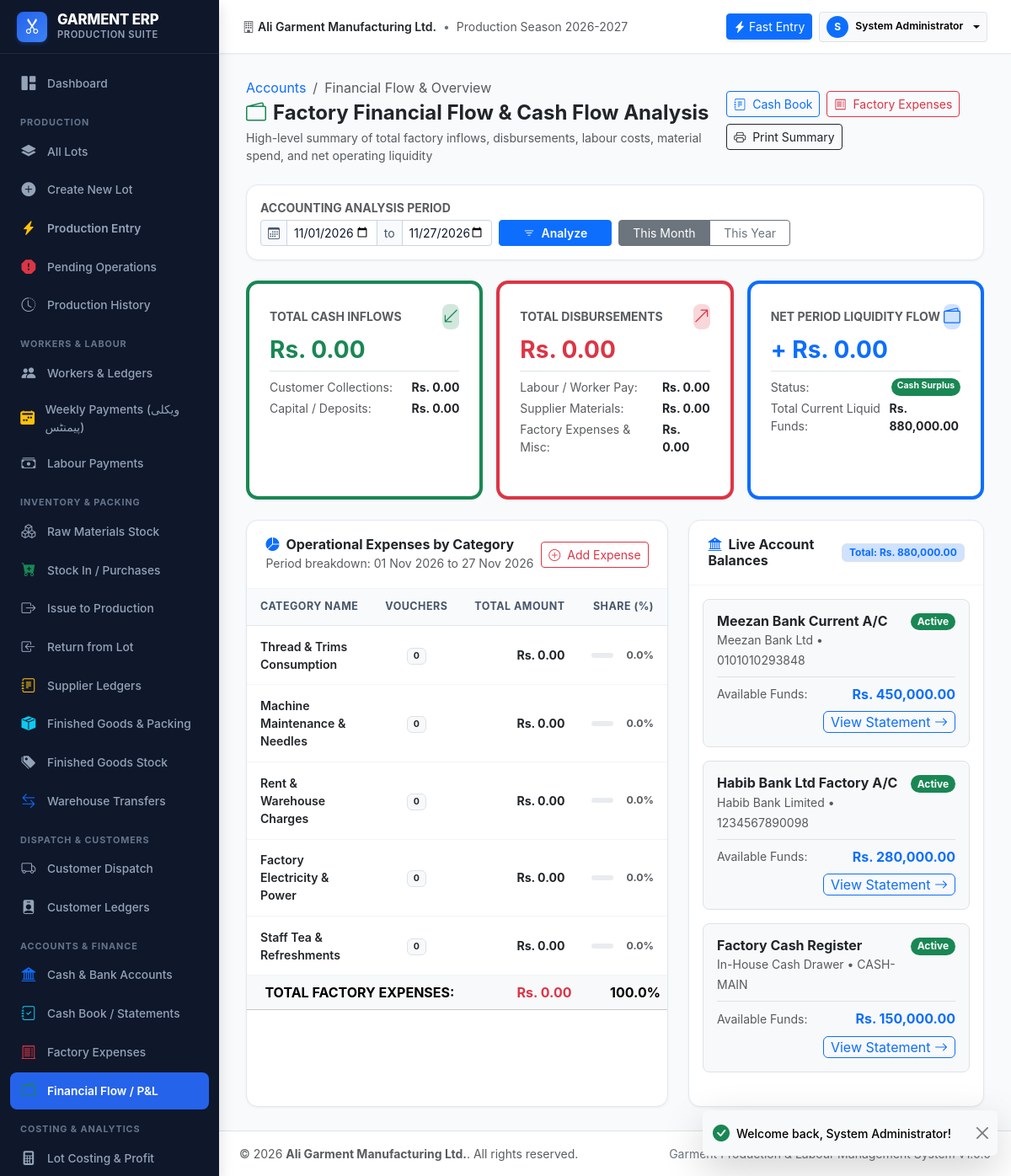
/modules/accounts/overview.php (signed in), run on the app's committed database.
### tables this page shows
CREATE TABLE `users` (
    `id` INT AUTO_INCREMENT PRIMARY KEY,
    `username` VARCHAR(50) NOT NULL UNIQUE,
    `password_hash` VARCHAR(255) NOT NULL,
    `full_name` VARCHAR(100) NOT NULL,
    `role_id` INT NOT NULL,
    `phone` VARCHAR(30) NULL,
    `email` VARCHAR(100) NULL,
    `is_active` TINYINT(1) NOT NULL DEFAULT 1,
    `created_at` DATETIME NOT NULL DEFAULT CURRENT_TIMESTAMP,
    `updated_at` DATETIME NOT NULL DEFAULT CURRENT_TIMESTAMP ON UPDATE CURRENT_TIMESTAMP,
    FOREIGN KEY (`role_id`) REFERENCES `roles`(`id`)
);

CREATE TABLE `cash_bank_accounts` (
    `id` INT AUTO_INCREMENT PRIMARY KEY,
    `account_name` VARCHAR(100) NOT NULL,
    `account_number` VARCHAR(50) NULL,
    `bank_name` VARCHAR(100) NULL,
    `current_balance` DECIMAL(14,2) NOT NULL DEFAULT 0.00,
    `is_active` TINYINT(1) NOT NULL DEFAULT 1
);

### modules/accounts/overview.php (the view, shortened to what the rows shown need)
<?php
require_once __DIR__ . '/../../config/config.php';
require_once __DIR__ . '/../../config/auth.php';
require_login();
$db = get_db();
$accounts = $db->query("SELECT * FROM cash_bank_accounts ORDER BY is_active DESC, current_balance DESC")->fetchAll();
require_once __DIR__ . '/../../includes/header.php';
?>
<div class="app-main">
    <?php require_once __DIR__ . '/../../includes/topbar.php'; ?>
    <div class="app-content">
        <div class="row g-4">
            <div class="col-12 col-lg-7">
                <div class="card-modern h-100">
                    <div class="card-modern-body p-0">
                        <div class="table-responsive">
                            <table class="table table-modern align-middle mb-0">
                                <thead>
                                    <tr>
                                        <th>Category Name</th>
                                        <th class="text-center">Vouchers</th>
                                        <th class="text-end">Total Amount</th>
                                        <th class="text-end" style="width: 140px;">Share (%)</th>
                                    </tr>
                                </thead>
                            </table>
                        </div>
                    </div>
                </div>
            </div>
            <div class="col-12 col-lg-5">
                <div class="card-modern h-100">
                    <div class="card-modern-body p-3">
                        <div class="d-flex flex-column gap-3">
                            <?php foreach ($accounts as $acc):
                            ?>
                                <div class="p-3 border rounded-3 bg-light">
                                    <div class="d-flex justify-content-between align-items-start mb-1">
                                        <div>
                                            <h6 class="fw-bold text-dark mb-0"><?= clean($acc['account_name']) ?></h6>
                                            <span class="small text-muted"><?= clean($acc['bank_name']) ?> • <?= clean($acc['account_number'] ?: '—') ?></span>
                                        </div>
                                        <span class="badge <?= $acc['is_active'] ? 'bg-success' : 'bg-secondary' ?> rounded-pill">
                                            <?= $acc['is_active'] ? 'Active' : 'Inactive' ?>
                                        </span>
                                    </div>
                                    <div class="d-flex justify-content-between align-items-center mt-2 pt-2 border-top">
                                        <span class="small text-muted">Available Funds:</span>
                                        <span class="fw-bold fs-6 <?= (float)$acc['current_balance'] >= 0 ? 'text-primary' : 'text-danger' ?>">
                                            <?= format_currency($acc['current_balance']) ?>
                                        </span>
                                    </div>
                                    <div class="text-end mt-2">
                                        <a href="<?= BASE_URL ?>modules/accounts/statement.php?account_id=<?= $acc['id'] ?>" class="btn btn-xs btn-outline-primary py-0 px-2 small">
                                            View Statement <i class="bi bi-arrow-right"></i>
                                        </a>
                                    </div>
                                </div>
                            <?php endforeach; ?>
                        </div>
                    </div>
                </div>
            </div>
        </div>
    </div>
<?php require_once __DIR__ . '/../../includes/footer.php'; ?>

### includes/topbar.php (shortened to what the rows shown need)
<?php
$currentUser = current_user();
?>
<header class="app-topbar">
    <div class="d-flex align-items-center gap-2">
        <div class="dropdown">
            <button class="btn btn-sm btn-light border dropdown-toggle d-flex align-items-center gap-2" type="button" data-bs-toggle="dropdown" aria-expanded="false">
                <div class="bg-primary text-white rounded-circle d-flex align-items-center justify-content-center" style="width: 26px; height: 26px; font-size: 0.75rem; font-weight: 700;">
                    <?= strtoupper(substr($currentUser['full_name'] ?? 'U', 0, 1)) ?>
                </div>
                <span class="d-none d-md-inline fw-semibold small"><?= clean($currentUser['full_name'] ?? 'User') ?></span>
            </button>
        </div>
    </div>
</header>

### data on the page
users: full_name "S", full_name "System Administrator"
cash_bank_accounts: account_name "Meezan Bank Current A/C", bank_name "Meezan Bank Ltd", account_number "0101010293848", is_active "Active", current_balance "Rs. 450,000.00"
cash_bank_accounts: account_name "Habib Bank Ltd Factory A/C", bank_name "Habib Bank Limited", account_number "1234567890098", is_active "Active", current_balance "Rs. 280,000.00"
cash_bank_accounts: account_name "Factory Cash Register", bank_name "In-House Cash Drawer", account_number "CASH-MAIN", is_active "Active", current_balance "Rs. 150,000.00"

### other printed values
get_setting('company_name', 'Garment ERP') "Ali Garment Manufacturing Ltd."
format_currency($totalInflows) "Rs. 0.00"
format_currency($customerInflows) "Rs. 0.00"
format_currency($depositInflows) "Rs. 0.00"
format_currency($totalOutflows) "Rs. 0.00"
format_currency($labourOutflows) "Rs. 0.00"
format_currency($supplierOutflows) "Rs. 0.00"
format_currency($factoryExpenseOutflows + $withdrawalOutflows) "Rs. 0.00"
format_currency($netOperatingCash) "Rs. 0.00"
format_currency($totalLiquidFunds) "Rs. 880,000.00"
format_date($startDate) "01 Nov 2026"
format_date($endDate) "27 Nov 2026"
$ce['name'] "Thread & Trims Consumption"
$ce['voucher_count'] "0"
format_currency($ce['total']) "Rs. 0.00"
